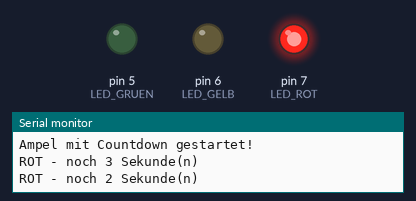
A sketch run on a simulated Arduino Uno, built with avr-gcc and run on an emulated ATmega328P. On the bench: output pins drawn as LEDs (lit = HIGH), the last lines printed to the serial monitor.

Above: at 1.5 s.
At 3.5 s:
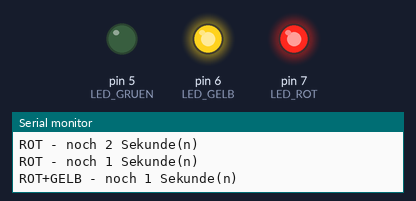
At 5.5 s:
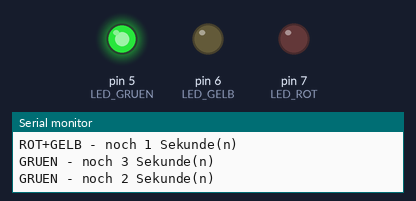
At 7.5 s:
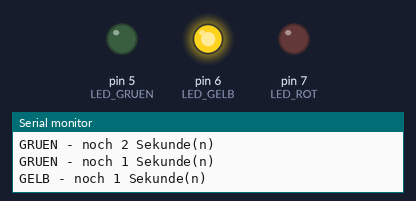
Timing chart, 0 to 10.4 s (numbered marks = the images above):
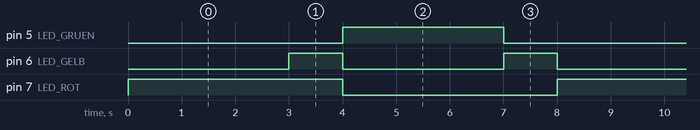

Measured:
- by itself, pin 5 (LED_GRUEN): alternates HIGH for 3.0 s and LOW for 5.0 s
- by itself, pin 6 (LED_GELB): alternates HIGH for 1.0 s and LOW for 3.0 s
- by itself, pin 7 (LED_ROT): alternates HIGH for 4.0 s and LOW for 4.0 s

The sketch:

challenge4_countdown.ino
```cpp
// B02 Challenge 4: Countdown
// Zeigt im Serial Monitor die Sekunden bis zum naechsten Wechsel

const int LED_ROT = 7;
const int LED_GELB = 6;
const int LED_GRUEN = 5;

void ampel(int rot, int gelb, int gruen) {
  digitalWrite(LED_ROT, rot);
  digitalWrite(LED_GELB, gelb);
  digitalWrite(LED_GRUEN, gruen);
}

void countdown(int sekunden, const char* phase) {
  for (int i = sekunden; i > 0; i--) {
    Serial.print(phase);
    Serial.print(" - noch ");
    Serial.print(i);
    Serial.println(" Sekunde(n)");
    delay(1000);
  }
}

void setup() {
  pinMode(LED_ROT, OUTPUT);
  pinMode(LED_GELB, OUTPUT);
  pinMode(LED_GRUEN, OUTPUT);
  Serial.begin(9600);
  Serial.println("Ampel mit Countdown gestartet!");
}

void loop() {
  // Rot - 3 Sekunden
  ampel(HIGH, LOW, LOW);
  countdown(3, "ROT");

  // Rot + Gelb - 1 Sekunde
  ampel(HIGH, HIGH, LOW);
  countdown(1, "ROT+GELB");

  // Gruen - 3 Sekunden
  ampel(LOW, LOW, HIGH);
  countdown(3, "GRUEN");

  // Gelb - 1 Sekunde
  ampel(LOW, HIGH, LOW);
  countdown(1, "GELB");

  Serial.println("--- Zyklus komplett ---");
}
```
